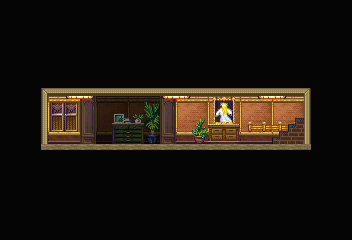

This is a level from a 2D game, rendered from its Tiled map with the project's own tilesets. A one-line summary and the map file follow, with tile-layer data summarised:
An orthogonal 22x15 tile map with 16x16 px tiles, 6 tile layers (Background, Background Above, Background Abover, Same Level, ...) and 14 objects (9x Event, 3x Light, 2x Target).

<map version="1.4" tiledversion="1.4.2" orientation="orthogonal" renderorder="right-down" width="22" height="15" tilewidth="16" tileheight="16" infinite="0" nextlayerid="8" nextobjectid="21">
 <tileset firstgid="1" source="Tilesets/Debug2d.tsx" />
 <layer id="1" name="Background" width="22" height="15">
  <properties>
   <property name="CheckPassability" type="bool" value="true" />
   <property name="z" value="1" />
  </properties>
  <data>[330 cells, 330 non-empty, 30 distinct tile ids]</data>
 </layer>
 <layer id="2" name="Background Above" width="22" height="15">
  <properties>
   <property name="z" value=".75" />
  </properties>
  <data>[330 cells, 0 non-empty, 0 distinct tile ids]</data>
 </layer>
 <layer id="3" name="Background Abover" width="22" height="15">
  <properties>
   <property name="z" value=".5" />
  </properties>
  <data>[330 cells, 8 non-empty, 6 distinct tile ids]</data>
 </layer>
 <layer id="4" name="Same Level" width="22" height="15">
  <properties>
   <property name="CheckPassability" type="bool" value="true" />
  </properties>
  <data>[330 cells, 19 non-empty, 19 distinct tile ids]</data>
 </layer>
 <layer id="5" name="AAAAAAAAA" width="22" height="15">
  <data>[330 cells, 8 non-empty, 4 distinct tile ids]</data>
 </layer>
 <objectgroup id="6" name="Object Layer 1">
  <object id="4" name="tele" type="Event" x="96" y="112" width="16" height="16">
   <properties>
    <property name="onCollide" value="targetTele('AAAAA', 'hall1')" />
   </properties>
  </object>
  <object id="5" name="tele" type="Event" x="112" y="112" width="16" height="16">
   <properties>
    <property name="onCollide" value="targetTele('AAAAA', 'hall2')" />
   </properties>
  </object>
  <object id="6" name="tele" type="Event" x="128" y="112" width="16" height="16">
   <properties>
    <property name="onCollide" value="targetTele('AAAAA', 'hall3')" />
   </properties>
  </object>
  <object id="7" name="tele" type="Event" x="144" y="112" width="16" height="16">
   <properties>
    <property name="onCollide" value="targetTele('AAAAA', 'hall4')" />
   </properties>
  </object>
  <object id="8" name="ArrowUp" type="Event" x="112" y="160" width="16" height="16">
   <properties>
    <property name="appearance" value="arrow" />
    <property name="face" value="NORTH" />
    <property name="proximity" type="float" value="2" />
   </properties>
  </object>
  <object id="9" name="ArrowUp" type="Event" x="128" y="160" width="16" height="16">
   <properties>
    <property name="appearance" value="arrow" />
    <property name="face" value="NORTH" />
    <property name="proximity" type="float" value="2" />
   </properties>
  </object>
  <object id="12" name="hall" type="Target" x="112" y="128" width="16" height="16" />
  <object id="14" name="HallLight" type="Light" x="64" y="96" width="32">
   <properties>
    <property name="lighting" value="hallway" />
   </properties>
  </object>
  <object id="15" name="HallLight" type="Light" x="160" y="96" width="32">
   <properties>
    <property name="lighting" value="hallway" />
   </properties>
  </object>
  <object id="16" name="HallLight" type="Light" x="256" y="96" width="32">
   <properties>
    <property name="lighting" value="hallway" />
   </properties>
  </object>
  <object id="17" name="ArrowNE" type="Event" x="288" y="160" width="16" height="16">
   <properties>
    <property name="appearance" value="arrow_diag" />
    <property name="face" value="NORTH" />
    <property name="proximity" type="float" value="3" />
   </properties>
  </object>
  <object id="18" name="tele" type="Event" x="304" y="128" width="16" height="16">
   <properties>
    <property name="onCollide" value="play('door'); targetTele('Decky', 'door1', 'SOUTH')" />
   </properties>
  </object>
  <object id="19" name="tele" type="Event" x="272" y="112" width="32" height="16">
   <properties>
    <property name="onCollide" value="play('door'); targetTele('Decky', 'door1', 'SOUTH')" />
   </properties>
  </object>
  <object id="20" name="stair" type="Target" x="272" y="128" width="16" height="16" />
 </objectgroup>
 <layer id="7" name="Foreground" width="22" height="15">
  <data>[330 cells, 0 non-empty, 0 distinct tile ids]</data>
 </layer>
</map>
